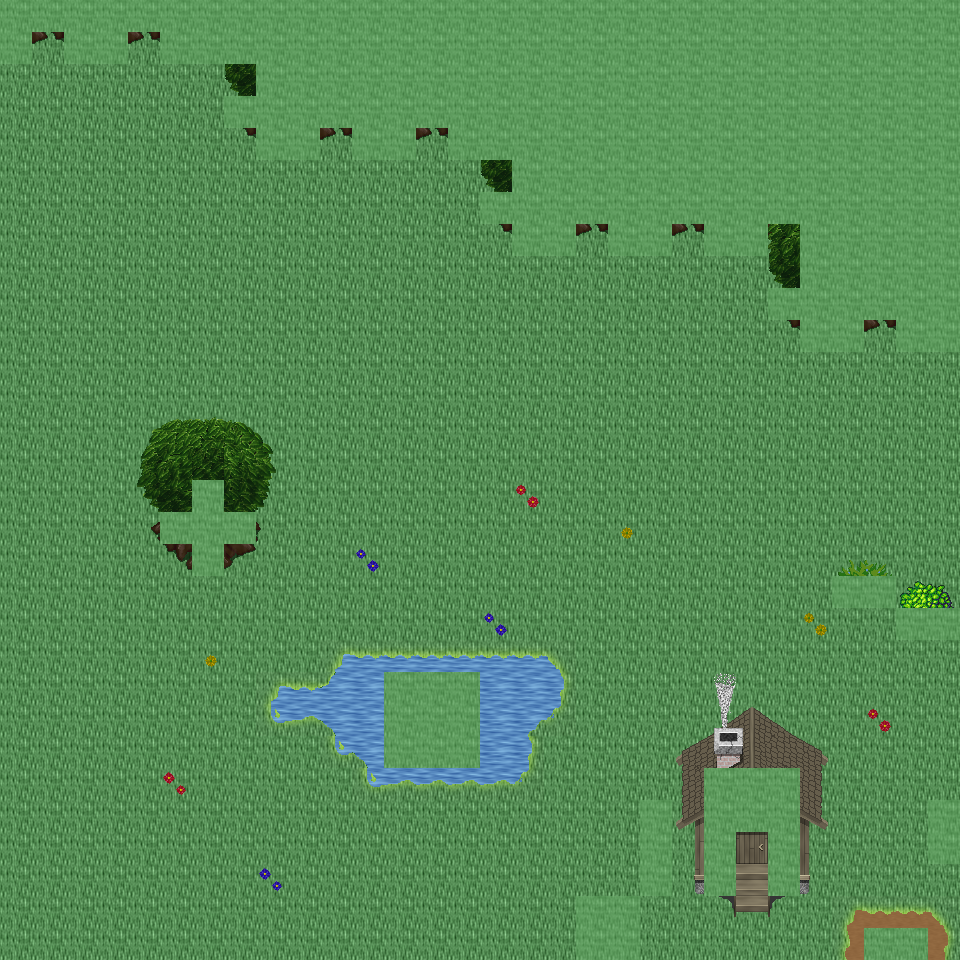

The image is a tile-based game level rendered from a .tmx file. Its description and source (layers, tilesets, objects; grid data summarised) follow:
An orthogonal 30x30 tile map with 32x32 px tiles, 6 tile layers (Ground, Object, Object2, Above, ...), 39 tilesets and 7 objects (7x mapExit).

<map version="1.0" orientation="orthogonal" renderorder="right-down" width="30" height="30" tilewidth="32" tileheight="32" nextobjectid="8">
  <tileset firstgid="1" name="tileset_ground_ground" tilewidth="32" tileheight="32" tilecount="33" columns="3">
    <image source="../drawable/tileset_ground_ground.png" width="96" height="352" />
  </tileset>
  <tileset firstgid="34" name="tileset_ground_water_pool" tilewidth="32" tileheight="32" tilecount="72" columns="3">
    <image source="../drawable/tileset_ground_water_pool.png" width="96" height="768" />
  </tileset>
  <tileset firstgid="106" name="tileset_ground_ridge_earth_dark" tilewidth="32" tileheight="32" tilecount="96" columns="12">
    <image source="../drawable/tileset_ground_ridge_earth_dark.png" width="384" height="256" />
  </tileset>
  <tileset firstgid="202" name="tileset_ground_grass_edges" tilewidth="32" tileheight="32" tilecount="36" columns="12">
    <image source="../drawable/tileset_ground_grass_edges.png" width="384" height="96" />
  </tileset>
  <tileset firstgid="238" name="tileset_ground_grass_corners" tilewidth="32" tileheight="32" tilecount="24" columns="6">
    <image source="../drawable/tileset_ground_grass_corners.png" width="192" height="128" />
  </tileset>
  <tileset firstgid="262" name="tileset_plant_flower_daisy_blue" tilewidth="32" tileheight="32" tilecount="8" columns="2">
    <image source="../drawable/tileset_plant_flower_daisy_blue.png" width="64" height="128" />
  </tileset>
  <tileset firstgid="270" name="tileset_plant_flower_daisy_yellow" tilewidth="32" tileheight="32" tilecount="8" columns="2">
    <image source="../drawable/tileset_plant_flower_daisy_yellow.png" width="64" height="128" />
  </tileset>
  <tileset firstgid="278" name="tileset_plant_flower_daisy_red" tilewidth="32" tileheight="32" tilecount="8" columns="2">
    <image source="../drawable/tileset_plant_flower_daisy_red.png" width="64" height="128" />
  </tileset>
  <tileset firstgid="286" name="tileset_plant_flower_daisy_white" tilewidth="32" tileheight="32" tilecount="8" columns="2">
    <image source="../drawable/tileset_plant_flower_daisy_white.png" width="64" height="128" />
  </tileset>
  <tileset firstgid="294" name="tileset_logic_collision" tilewidth="32" tileheight="32" tilecount="1" columns="1">
    <image source="../drawable/tileset_logic_collision.png" width="32" height="32" />
  </tileset>
  <tileset firstgid="295" name="tileset_plant_tree_tree_green" tilewidth="32" tileheight="32" tilecount="80" columns="8">
    <image source="../drawable/tileset_plant_tree_tree_green.png" width="256" height="352" />
  </tileset>
  <tileset firstgid="375" name="tileset_plant_stump_stump_brown" tilewidth="32" tileheight="32" tilecount="4" columns="2">
    <image source="../drawable/tileset_plant_stump_stump_brown.png" width="64" height="64" />
  </tileset>
  <tileset firstgid="379" name="tileset_item_pot_cauldron" tilewidth="32" tileheight="32" tilecount="48" columns="8">
    <image source="../drawable/tileset_item_pot_cauldron.png" width="256" height="192" />
  </tileset>
  <tileset firstgid="427" name="tileset_plant_bush_various_small" tilewidth="32" tileheight="32" tilecount="9" columns="3">
    <image source="../drawable/tileset_plant_bush_various_small.png" width="96" height="96" />
  </tileset>
  <tileset firstgid="436" name="tileset_ground_rock_pebbles" tilewidth="32" tileheight="32" tilecount="3" columns="1">
    <image source="../drawable/tileset_ground_rock_pebbles.png" width="32" height="96" />
  </tileset>
  <tileset firstgid="439" name="tileset_ground_ladder_vertical_dark" tilewidth="32" tileheight="32" tilecount="3" columns="3">
    <image source="../drawable/tileset_ground_ladder_vertical_dark.png" width="96" height="32" />
  </tileset>
  <tileset firstgid="442" name="tileset_item_chemistry_empty_bottles" tilewidth="32" tileheight="32" tilecount="12" columns="4">
    <image source="../drawable/tileset_item_chemistry_empty_bottles.png" width="128" height="96" />
  </tileset>
  <tileset firstgid="454" name="tileset_item_chemistry_flask" tilewidth="32" tileheight="32" tilecount="3" columns="1">
    <image source="../drawable/tileset_item_chemistry_flask.png" width="32" height="96" />
  </tileset>
  <tileset firstgid="457" name="tileset_item_pot_barrel" tilewidth="32" tileheight="32" tilecount="2" columns="1">
    <image source="../drawable/tileset_item_pot_barrel.png" width="32" height="64" />
  </tileset>
  <tileset firstgid="459" name="tileset_item_flagpole" tilewidth="32" tileheight="32" tilecount="3" columns="1">
    <image source="../drawable/tileset_item_flagpole.png" width="32" height="96" />
  </tileset>
  <tileset firstgid="462" name="tileset_item_food_beehive1" tilewidth="32" tileheight="32" tilecount="1" columns="1">
    <image source="../drawable/tileset_item_food_beehive1.png" width="32" height="32" />
  </tileset>
  <tileset firstgid="463" name="tileset_item_food_beehive2" tilewidth="32" tileheight="32" tilecount="1" columns="1">
    <image source="../drawable/tileset_item_food_beehive2.png" width="32" height="32" />
  </tileset>
  <tileset firstgid="464" name="tileset_item_buzzing_bees" tilewidth="32" tileheight="32" tilecount="5" columns="5">
    <image source="../drawable/tileset_item_buzzing_bees.png" width="160" height="32" />
  </tileset>
  <tileset firstgid="469" name="tileset_plant_bush_hedge" tilewidth="32" tileheight="32" tilecount="35" columns="5">
    <image source="../drawable/tileset_plant_bush_hedge.png" width="160" height="224" />
  </tileset>
  <tileset firstgid="504" name="tileset_logic_creature_animal" tilewidth="32" tileheight="32" tilecount="32" columns="8">
    <image source="../drawable/tileset_logic_creature_animal.png" width="256" height="128" />
  </tileset>
  <tileset firstgid="536" name="tileset_furniture_table_wooden_trestle" tilewidth="32" tileheight="32" tilecount="9" columns="3">
    <image source="../drawable/tileset_furniture_table_wooden_trestle.png" width="96" height="96" />
  </tileset>
  <tileset firstgid="545" name="tileset_furniture_table_bench" tilewidth="32" tileheight="32" tilecount="3" columns="3">
    <image source="../drawable/tileset_furniture_table_bench.png" width="96" height="32" />
  </tileset>
  <tileset firstgid="548" name="tileset_item_food_smoked_meatandfish" tilewidth="32" tileheight="32" tilecount="4" columns="4">
    <image source="../drawable/tileset_item_food_smoked_meatandfish.png" width="128" height="32" />
  </tileset>
  <tileset firstgid="552" name="tileset_furniture_table_wooden_trestle_vertical" tilewidth="32" tileheight="32" tilecount="6" columns="2">
    <image source="../drawable/tileset_furniture_table_wooden_trestle_vertical.png" width="64" height="96" />
  </tileset>
  <tileset firstgid="558" name="tileset_building_huts" tilewidth="32" tileheight="32" tilecount="338" columns="26">
    <image source="../drawable/tileset_building_huts.png" width="832" height="416" />
  </tileset>
  <tileset firstgid="896" name="tileset_building_chimney_smoke" tilewidth="32" tileheight="32" tilecount="40" columns="4">
    <image source="../drawable/tileset_building_chimney_smoke.png" width="128" height="320" />
  </tileset>
  <tileset firstgid="936" name="tileset_item_firewood" tilewidth="32" tileheight="32" tilecount="12" columns="3">
    <image source="../drawable/tileset_item_firewood.png" width="96" height="128" />
  </tileset>
  <tileset firstgid="948" name="tileset_logic_item_herb" tilewidth="32" tileheight="32" tilecount="5" columns="5">
    <image source="../drawable/tileset_logic_item_herb.png" width="160" height="32" />
  </tileset>
  <tileset firstgid="953" name="tileset_logic_creature_reptile" tilewidth="32" tileheight="32" tilecount="7" columns="7">
    <image source="../drawable/tileset_logic_creature_reptile.png" width="224" height="32" />
  </tileset>
  <tileset firstgid="960" name="tileset_logic_creature_insect" tilewidth="32" tileheight="32" tilecount="5" columns="5">
    <image source="../drawable/tileset_logic_creature_insect.png" width="160" height="32" />
  </tileset>
  <tileset firstgid="965" name="tileset_plant_bush_bush_pinks" tilewidth="32" tileheight="32" tilecount="4" columns="2">
    <image source="../drawable/tileset_plant_bush_bush_pinks.png" width="64" height="64" />
  </tileset>
  <tileset firstgid="969" name="tileset_plant_bush_fern" tilewidth="32" tileheight="32" tilecount="32" columns="8">
    <image source="../drawable/tileset_plant_bush_fern.png" width="256" height="128" />
  </tileset>
  <tileset firstgid="1001" name="tileset_plant_bushes_and_trees" tilewidth="32" tileheight="32" tilecount="144" columns="16">
    <image source="../drawable/tileset_plant_bushes_and_trees.png" width="512" height="289" />
  </tileset>
  <tileset firstgid="1145" name="tileset_plant_bush_berried" tilewidth="32" tileheight="32" tilecount="60" columns="5">
    <image source="../drawable/tileset_plant_bush_berried.png" width="160" height="384" />
  </tileset>
  <layer name="Ground" width="30" height="30">
    <data>[900 cells, 900 non-empty, 12 distinct tile ids]</data>
  </layer>
  <layer name="Object" width="30" height="30">
    <data>[900 cells, 133 non-empty, 39 distinct tile ids]</data>
  </layer>
  <layer name="Object2" width="30" height="30">
    <data>[900 cells, 24 non-empty, 24 distinct tile ids]</data>
  </layer>
  <layer name="Above" width="30" height="30">
    <data>[900 cells, 172 non-empty, 53 distinct tile ids]</data>
  </layer>
  <layer name="Above2" width="30" height="30">
    <data>[900 cells, 2 non-empty, 2 distinct tile ids]</data>
  </layer>
  <layer name="Walkable" width="30" height="30">
    <data>[900 cells, 217 non-empty, 1 distinct tile ids]</data>
  </layer>
  <objectgroup name="MapEvents">
    <object id="1" name="south" type="mapExit" x="0" y="928" width="576" height="32">
      <properties>
        <property name="map" value="level_0_x86_y129" />
        <property name="x" value="0" />
        <property name="y" value="1" />
      </properties>
    </object>
    <object id="2" name="south2" type="mapExit" x="640" y="928" width="224" height="32">
      <properties>
        <property name="map" value="level_0_x86_y129" />
        <property name="x" value="20" />
        <property name="y" value="1" />
      </properties>
    </object>
    <object id="3" name="south3" type="mapExit" x="928" y="928" width="32" height="32">
      <properties>
        <property name="map" value="level_0_x86_y129" />
        <property name="x" value="29" />
        <property name="y" value="1" />
      </properties>
    </object>
    <object id="4" name="west" type="mapExit" x="0" y="64" width="32" height="896">
      <properties>
        <property name="map" value="level_0_x85_y128" />
        <property name="x" value="28" />
        <property name="y" value="2" />
      </properties>
    </object>
    <object id="5" name="east" type="mapExit" x="928" y="352" width="32" height="256">
      <properties>
        <property name="map" value="level_0_x87_y128" />
        <property name="x" value="1" />
        <property name="y" value="11" />
      </properties>
    </object>
    <object id="6" name="east2" type="mapExit" x="928" y="640" width="32" height="160">
      <properties>
        <property name="map" value="level_0_x87_y128" />
        <property name="x" value="1" />
        <property name="y" value="20" />
      </properties>
    </object>
    <object id="7" name="east3" type="mapExit" x="928" y="864" width="32" height="96">
      <properties>
        <property name="map" value="level_0_x87_y128" />
        <property name="x" value="1" />
        <property name="y" value="27" />
      </properties>
    </object>
  </objectgroup>
</map>
